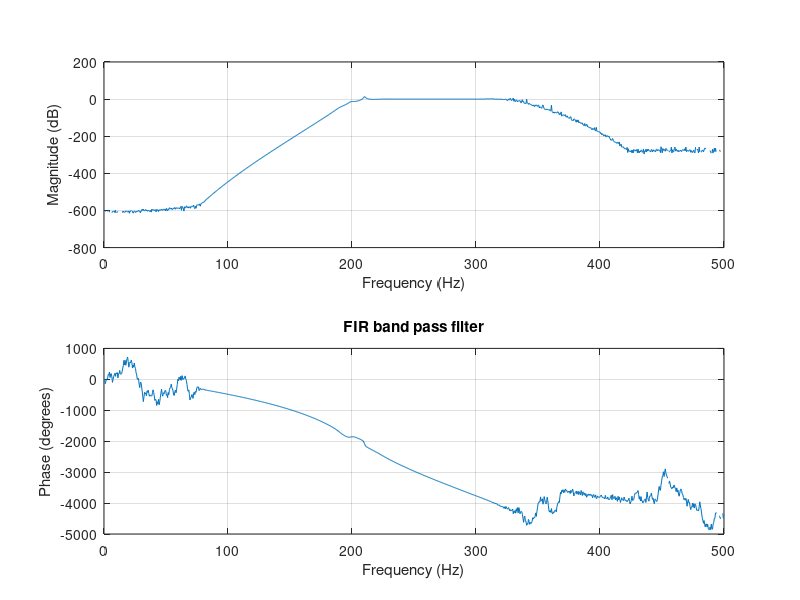

Here is the MATLAB script that generated this plot:
N=50;
fc=[200 400];
fs=1000;
%butterworth lowpass
[b,a]=butter(N,fc/(fs/2),'bandpass');
figure;
freqz(b,a,1024,fs);
title("FIR band pass filter");
